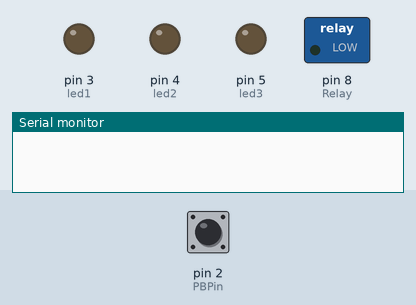
Bench run of a sketch on a simulated Arduino Uno, built with avr-gcc and run on an emulated ATmega328P. On the bench: switched loads named in the sketch (green lamp = pin HIGH), output pins drawn as LEDs (lit = HIGH), the last lines printed to the serial monitor. Inputs (shaded band) come from the test bench; at power-on: pin 2 (PBPin) LOW.

Above: at 1.8 s.
1.9 s: pin 2 (PBPin) driven HIGH
At 3.0 s:
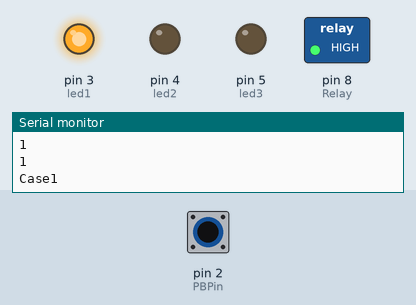
4.9 s: pin 2 (PBPin) pulsed LOW 2 times (0.12 s each, 0.3 s apart)
At 6.9 s:
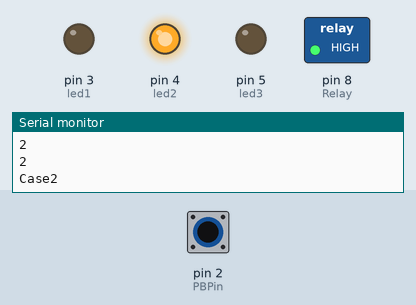
Timing chart, 0 to 11.0 s (numbered marks = the images above; inputs shaded):
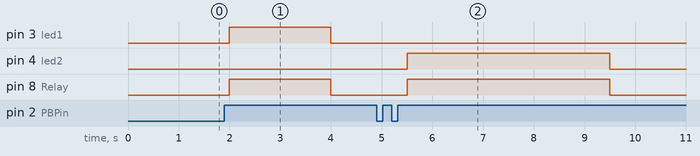

Measured:
- after the input at 1.9 s, pin 3 (led1), pin 8 (Relay): LOW → HIGH after 0.10 s, → LOW 2.0 s later
- after the input at 4.9 s, pin 4 (led2), pin 8 (Relay): LOW → HIGH after 0.60 s, → LOW 4.0 s later

The sketch:

SmartPowerOutlet.ino
```cpp
//HyperLab Arduino Beginner Class

int Relay=8;
int led1=3;
int led2=4;
int led3=5;
int PBPin=2;
int Time=0;
boolean OldButton=LOW;

void setup()
{
  Serial.begin(9600);
  pinMode(Relay,OUTPUT);
  pinMode(led1,OUTPUT);
  pinMode(led2,OUTPUT);
  pinMode(led3,OUTPUT);
  pinMode(PBPin,INPUT);
}

void loop()
{
  int currentButton = digitalRead(PBPin);
  if (currentButton == HIGH && OldButton == LOW)
  {
     Time=Time+1;
     Serial.println(Time);
     if(Time>4)
     Time=0;
     Serial.println(Time);
   if(Time==1)
   {
      Serial.println("Case1");
      digitalWrite(led1,HIGH);
      digitalWrite(Relay,HIGH);
      delay(2000);
      digitalWrite(Relay,LOW);
      digitalWrite(led1,LOW);
   }
   if(Time==2)
   {
      Serial.println("Case2");
      digitalWrite(led2,HIGH);
      digitalWrite(Relay,HIGH);
      delay(4000);
      digitalWrite(Relay,LOW);
      digitalWrite(led2,LOW);
   }
   if(Time==3)
   {
     Serial.println("Case3");
     digitalWrite(led3,HIGH);
     digitalWrite(Relay,HIGH);
   }
   else
   {
     digitalWrite(Relay,LOW);
     digitalWrite(led1,LOW);
     digitalWrite(led2,LOW);
     digitalWrite(led3,LOW);
   }
  }
  OldButton = currentButton;

  delay(500);
}
```
